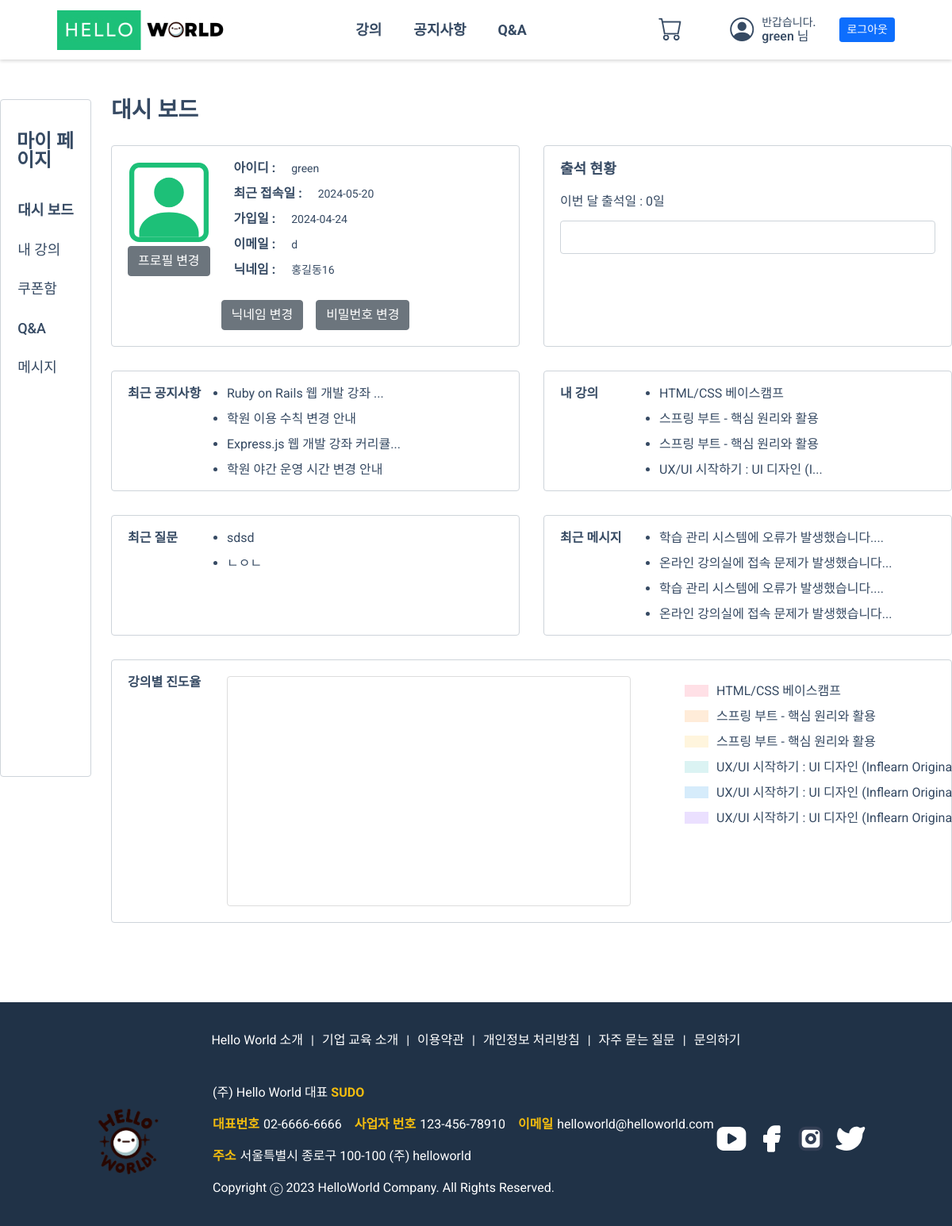
The app's page /user/mypage/index.php (signed in), older data.
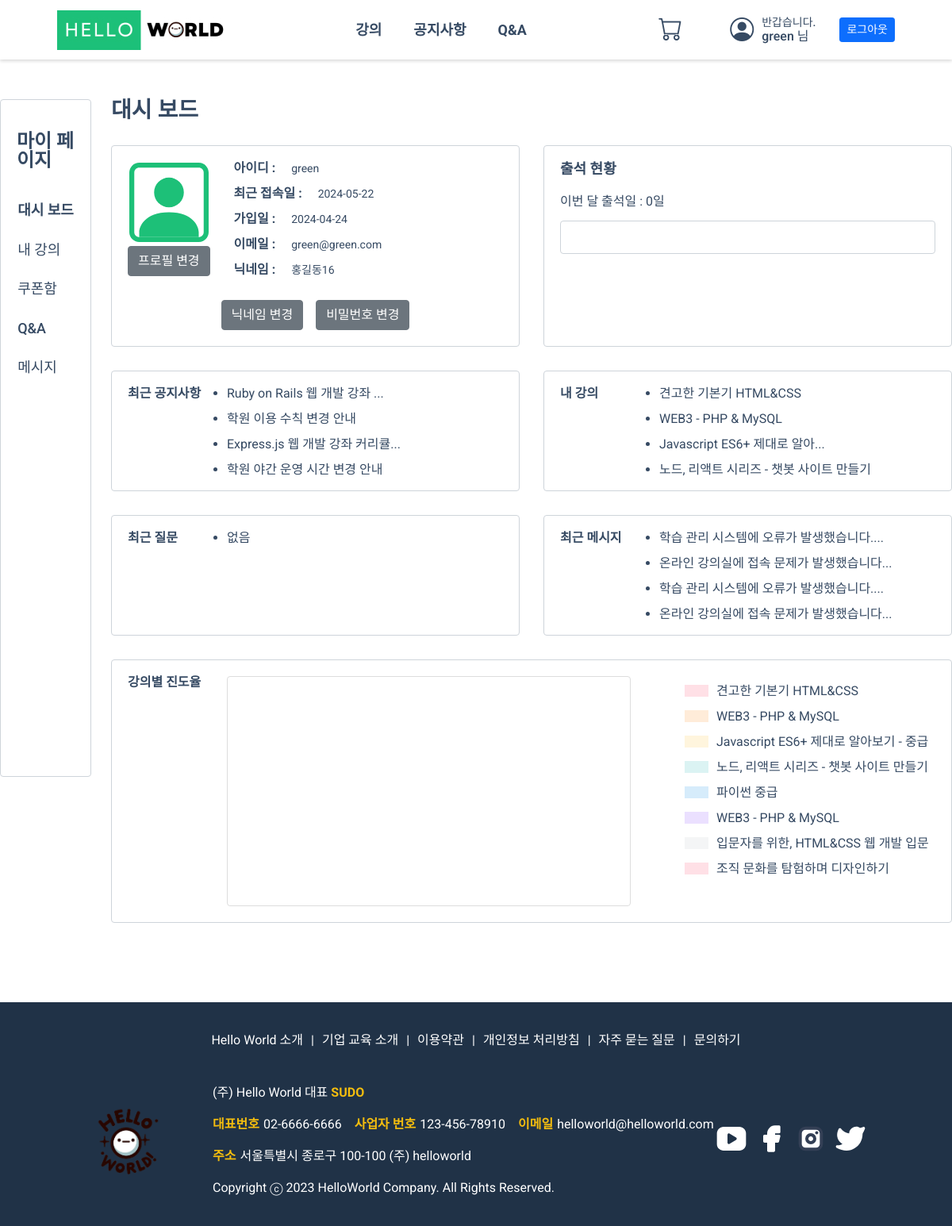
The same page, newer data.
### tables this page shows
CREATE TABLE `members` (
  `mid` int(11) NOT NULL,
  `userid` varchar(145) NOT NULL,
  `email` varchar(245) NOT NULL,
  `username` varchar(145) NOT NULL,
  `passwd` varchar(200) NOT NULL,
  `recent_in` date DEFAULT NULL,
  `tel` varchar(20) NOT NULL,
  `status` tinyint(4) NOT NULL DEFAULT 1,
  `userimg` varchar(255) DEFAULT NULL,
  `regdate` date NOT NULL
);

CREATE TABLE `notice` (
  `idx` int(11) NOT NULL,
  `title` varchar(30) NOT NULL,
  `name` varchar(100) NOT NULL,
  `view` varchar(1000) DEFAULT NULL,
  `content` varchar(100) NOT NULL,
  `file` varchar(100) NOT NULL,
  `regdate` datetime DEFAULT NULL,
  `image` varchar(255) NOT NULL
);

CREATE TABLE `courses` (
  `cid` int(11) NOT NULL,
  `cate` varchar(100) NOT NULL,
  `name` varchar(100) NOT NULL,
  `price_status` varchar(11) NOT NULL,
  `price` int(11) NOT NULL,
  `level` varchar(11) NOT NULL,
  `due_status` varchar(4) DEFAULT NULL,
  `due` varchar(11) DEFAULT NULL,
  `act` varchar(11) NOT NULL,
  `content` text NOT NULL,
  `thumbnail` varchar(100) NOT NULL,
  `course_file` text DEFAULT NULL,
  `course_file_name` varchar(100) DEFAULT NULL,
  `regdate` datetime NOT NULL DEFAULT current_timestamp()
);

CREATE TABLE `qna` (
  `idx` int(11) NOT NULL,
  `cid` int(11) NOT NULL,
  `name` varchar(20) NOT NULL,
  `title` text NOT NULL,
  `lecture_name` varchar(100) NOT NULL,
  `view` int(11) NOT NULL DEFAULT 0,
  `reply` varchar(10) NOT NULL,
  `date` datetime NOT NULL,
  `content` varchar(1200) NOT NULL,
  `files` varchar(1200) NOT NULL,
  `user_id` varchar(145) NOT NULL,
  `selected_comment_id` int(11) DEFAULT NULL
);

CREATE TABLE `msg` (
  `sendername` varchar(100) NOT NULL,
  `content` text NOT NULL,
  `mid` int(11) NOT NULL,
  `regdate` date NOT NULL,
  `msgidx` int(11) NOT NULL
);

CREATE TABLE `ordered_courses` (
  `ocid` int(11) NOT NULL,
  `course_id` varchar(50) NOT NULL,
  `member_id` int(11) NOT NULL,
  `progress` float DEFAULT NULL,
  `satisfaction` int(11) DEFAULT NULL,
  `regdate` date DEFAULT NULL,
  `use_max_date` date DEFAULT NULL,
  `total_price` varchar(100) DEFAULT NULL
);

### user/mypage/index.php (the view, shortened to what the changed rows need)
<?php
  $cssRoute2 = "<link href='https://cdn.jsdelivr.net/npm/fullcalendar@5.11.3/main.min.css' rel='stylesheet' />";
  $cssRoute3 ='<link rel="stylesheet" href="/helloworld/user/css/mypage/mypage_dash.css"/>';
  include_once $_SERVER['DOCUMENT_ROOT'] . '/helloworld/user/mypage/leftSide.php';
$userid = $_SESSION['UID'];
$midSql = "SELECT * FROM members WHERE userid = '{$userid}'";
$mid_result = $mysqli->query($midSql);
$member = $mid_result->fetch_object();
$notice_sql = "SELECT * from notice ORDER BY idx DESC LIMIT 4";
$notice_result = $mysqli->query($notice_sql);
while( $notice_rs = $notice_result->fetch_object()){
  $noticeArr [] = $notice_rs;
};
$qnaSql = "SELECT * from qna WHERE user_id = '{$userid}' ORDER BY idx DESC LIMIT 4";
$qnaResult = $mysqli->query($qnaSql);
while( $qnaRs = $qnaResult->fetch_object()){
  $qnaArr [] = $qnaRs;
};
$msgSql = "SELECT * from msg WHERE mid='{$member->mid}' ORDER BY regdate DESC LIMIT 4";
$msgResult = $mysqli->query($msgSql);
while( $msgRs = $msgResult->fetch_object()){
  $msgArr [] = $msgRs;
};
$courseSql = "SELECT c.name, c.cid as cid from courses c JOIN ordered_courses oc ON c.cid = oc.course_id WHERE oc.member_id = '{$member->mid}' LIMIT 4";
$courseResult = $mysqli->query($courseSql);
while( $courseRs = $courseResult->fetch_object()){
  $courseArr [] = $courseRs;
};
$chartCourseSql = "SELECT * FROM ordered_courses oc JOIN courses c ON c.cid = oc.course_id WHERE member_id='{$member->mid}'";
$chartCourseResult = $mysqli->query($chartCourseSql);
while( $chartCourseRs = $chartCourseResult->fetch_object()){
  $chartCourseArr [] = $chartCourseRs;
};
?>
        <section class="mainContainer">
          <h2 class="title">대시 보드</h2>
          <div class="mainContents">
            <div class="d-flex flex-column justify-content-center align-items-center content-box profile_box">
              <div class="d-flex justify-content-start align-items-center profile_info">
                <ul class="profile_list">
                  <li><span class="p bold">아이디 : </span><span><?=$member->userid?></span></li>
                  <li><span class="p bold">최근 접속일 : </span><span><?=$member->recent_in?></span></li>
                  <li><span class="p bold">가입일 : </span><span><?=$member->regdate?></span></li>
                  <li><span class="p bold">이메일 : </span><span><?=$member->email?></span></li>
                  <li><span class="p bold">닉네임 : </span><span><?=$member->username?></span></li>
                </ul>
              </div>
            </div>
            <div class="content-box recent_notice board">
              <ul>
                <?php
                if (isset($noticeArr)) {
                  foreach($noticeArr as $na) {
                ?>
                <li><a href="/helloworld/user/notice/notice_detail.php?id=<?=$na->idx?>"><?php
                $str = $na->title;
                  $returnStr = '';
                  $maxLength = 25;
                  if (mb_strlen($str) >= $maxLength) {
                    $returnStr = mb_substr($str, 0, $maxLength - 3) . '...';
                  } else {
                    $returnStr = $str;
                  }
                  echo $returnStr;
                ?></a></li>
                <?php
                }
                }else {
                ?>
                <li><a href="#">없음</a></li>
                <?php
                }?>
              </ul>
            </div>
            <div class="content-box mycourses board">
              <ul>
                <?php
                if(isset($courseArr)) {
                  foreach($courseArr as $ca) {
                ?>
                <li><a href="/helloworld/user/class/course_view.php?cid=<?=$ca->cid?>"><?php
                $str = $ca->name;
                  $returnStr = '';
                  $maxLength = 25;
                  if (mb_strlen($str) >= $maxLength) {
                    $returnStr = mb_substr($str, 0, $maxLength - 3) . '...';
                  } else {
                    $returnStr = $str;
                  }
                  echo $returnStr;
                ?></a></li>
                <?php
                  }} else {
                ?>
                <li><a href="#">없음</a></li>
                <?php
                }?>
              </ul>
            </div>
            <div class="content-box recent_qna board">
              <ul>
                <?php
                if(isset($qnaArr) && count($qnaArr) > 0) {
                  foreach($qnaArr as $ar) {
                ?>
                <li><a href="/helloworld/user/qna/qna_detail.php?id=<?=$ar->idx?>"><?php
                  $str = $ar->title;
                  $returnStr = '';
                  $maxLength = 25;
                  if (mb_strlen($str) >= $maxLength) {
                    $returnStr = mb_substr($str, 0, $maxLength - 3) . '...';
                  } else {
                    $returnStr = $str;
                  }
                  echo $returnStr;
                  ?></a></li>
                <?php
                  }} else {
                    ?>
                    <li><a href="#">없음</a></li>
                    <?php
                  }
                ?>
              </ul>
            </div>
            <div class="content-box recent_msg board">
              <ul>
              <?php
                if(isset($msgArr)) {
                  foreach($msgArr as $ma) {
                ?>
                <li><a href="/helloworld/user/mypage/msg.php"><?php
                  $str = $ma->content;
                  $returnStr = '';
                  $maxLength = 25;
                  if (mb_strlen($str) >= $maxLength) {
                    $returnStr = mb_substr($str, 0, $maxLength - 3) . '...';
                  } else {
                    $returnStr = $str;
                  }
                  echo $returnStr;
                  ?></a></li>
                <?php
                  }} else {
                ?>
                <li><a href="#">없음</a></li>
                <?php
                }?>
              </ul>
            </div>
            <div class="content-box course_progress board nowrap">
              <div div class="chart-container d-flex">
                <ul>
                  <?php
                  $legendColor = [ 'rgba(255, 99, 132, 0.2)',
                  'rgba(255, 159, 64, 0.2)',
                  'rgba(255, 205, 86, 0.2)',
                  'rgba(75, 192, 192, 0.2)',
                  'rgba(54, 162, 235, 0.2)',
                  'rgba(153, 102, 255, 0.2)',
                  'rgba(201, 203, 207, 0.2)',
                  'rgba(255, 99, 132, 0.2)']
                  ;
                  $i=0;
                  if(isset($chartCourseArr)) {
                    foreach($chartCourseArr as $cca) {
                  ?>
                  <li class="d-flex"><div class="chartLegend" style="background : <?=$legendColor[$i]; ?>"></div><span class="chartname"><?=$cca->name?></span></li>
                  <?php
                  $i++;
                    }}
                  ?>
                </ul>
              </div>
            </div>
          </div>
        </section>
  <?php
    include_once $_SERVER['DOCUMENT_ROOT'] . '/helloworld/user/mypage/rightSide.php';
  ?>

Row changes from the older to the newer data that the page shows:
no longer on this page (row edited): courses: name "HTML/CSS 베이스캠프"
removed courses: name "스프링 부트 - 핵심 원리와 활용"
removed courses: name "UX/UI 시작하기 : UI 디자인 (I..."
removed qna: title "sdsd"
removed qna: title "ㄴㅇㄴ"
removed ordered_courses: course.name "HTML/CSS 베이스캠프"
no longer on this page (row edited): ordered_courses: courses.name "UX/UI 시작하기 : UI 디자인 (Inflearn…"
no longer on this page (row edited): ordered_courses: courses.name "UX/UI 시작하기 : UI 디자인 (Inflearn…"
no longer on this page (row edited): ordered_courses: courses.name "UX/UI 시작하기 : UI 디자인 (Inflearn…"
changed members "green": recent_in "2024-05-20" → "2024-05-22"; email "d" → "green@green.com"
added courses: name "견고한 기본기 HTML&CSS"
added courses: name "WEB3 - PHP & MySQL"
added courses: name "Javascript ES6+ 제대로 알아..."
added courses: name "노드, 리액트 시리즈 - 챗봇 사이트 만들기"
now on this page (row edited): ordered_courses: course.name "견고한 기본기 HTML&CSS"
changed ordered_courses (number 2 of 8 on the later page): course.name "스프링 부트 - 핵심 원리와 활용" → "WEB3 - PHP & MySQL"
now on this page (row edited): ordered_courses: course.name "Javascript ES6+ 제대로 알아보기 - 중급"
now on this page (row edited): ordered_courses: course.name "노드, 리액트 시리즈 - 챗봇 사이트 만들기"
now on this page (row edited): ordered_courses: course.name "파이썬 중급"
now on this page (row edited): ordered_courses: course.name "WEB3 - PHP & MySQL"
changed ordered_courses: course.name "스프링 부트 - 핵심 원리와 활용" → "입문자를 위한, HTML&CSS 웹 개발 입문"
now on this page (row edited): ordered_courses: course.name "조직 문화를 탐험하며 디자인하기"
Text that changed along with them:
text now shown: "없음"
